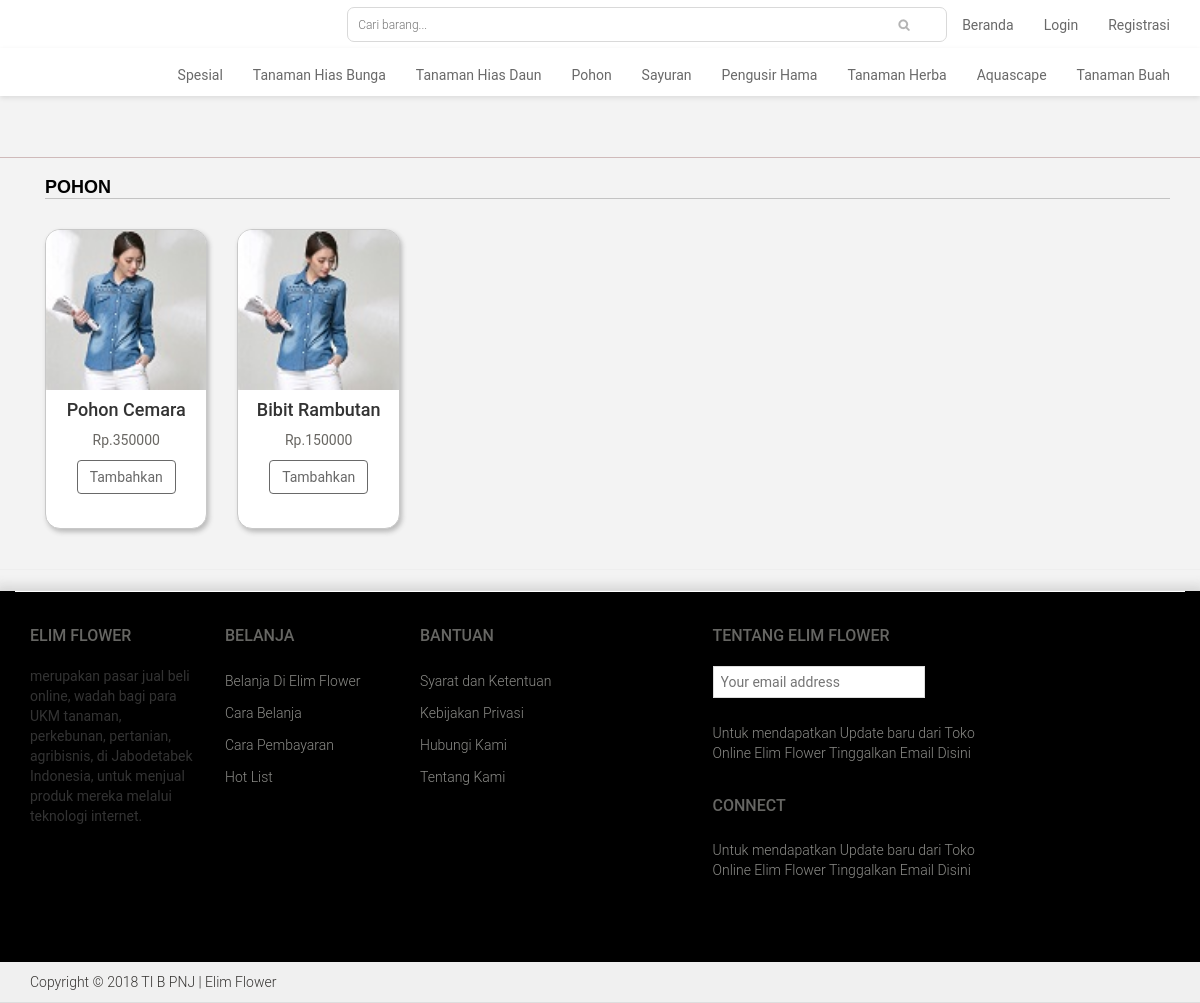
The app's page /pohon.php with its own data.
### tables this page shows
CREATE TABLE `tanaman` (
  `kd_tanaman` varchar(5) NOT NULL,
  `nama_tanaman` varchar(50) NOT NULL,
  `gambar` blob NOT NULL,
  `jenis_tanaman` varchar(50) NOT NULL,
  `stok` int(11) NOT NULL,
  `harga` int(11) NOT NULL
);

### pohon.php (the view)
<?php include'menu_p.php';?>
	<section>
		<div class="container">
			<div class="row">
				<div class="col-sm-9 padding-right">
					<div class="features_items">
						<h2 class="title text-center">Pohon</h2>
									<?php
            include "config.php" ;
         			$qu=mysqli_query($dbconnect,"select gambar,nama_tanaman,harga from tanaman where jenis_tanaman ='Pohon'");
                     while($has=mysqli_fetch_row($qu))
                     {
                        echo "
						<div class='col-sm-4'>
							<div class='product-image-wrapper'>
								<div class='single-products'>
										<div class='productinfo text-center'>
											<img  src='images/$has[0]' />
											<h4>$has[1]</h4>
											<p>Rp.$has[2]</p>
											<a href='aksi_keranjang_belanja.php?act=add&amp;barang_id=$has[2];&amp;ref=transaksi.php' class='btn btn-primary'>Tambahkan</a>
										</div>
								</div>
							</div>
						</div>
						";
						}
                     ?>
					 </div>
	</section>
<?php include'footer.php';?>

### on-user/css/styles.css (style rules this page uses)
a { -webkit-transition: 300ms; -moz-transition: 300ms; -o-transition: 300ms; transition: 300ms; }
h1, h2, h3, h4, h5, h6 { font-family: 'Roboto', sans-serif; }
.left-sidebar h2:after, h2.title:after { content: " "; position: absolute; bottom:8px; left: 0; width: 100%; height: 0; z-index: -2; }
h2.title:before { content: " "; position: absolute; background: #F3F3F3 ; bottom: -6px; width: 220px; height: 30px; z-index: -1; left: 50%; margin-left: -110px; }
.padding-right { padding-right: 0; }
.features_items { overflow:hidden; }
h2.title { color: black ; font-family: Helvetica, sans-serif; font-size: 18px; font-weight: 700; margin: 20px 15px; text-transform: uppercase; margin-bottom: 30px; position: relative; border-bottom: 1px solid #C3C3C3; text-align: left; }
.product-image-wrapper { border:1px solid #C8C8C8; overflow: hidden; margin-bottom:20px; box-shadow: 2px 3px 5px 0px #B9B9B9; background: #fff; border-radius: 15px; height:300px; }
.single-products { position: relative; }
.productinfo p { font-family: 'Roboto', sans-serif; font-size: 14px; font-weight: 400; color: #696763; }
.productinfo img { width: 100%; }
.productinfo { position:relative; }

### records on screen
tanaman: gambar (picture), nama_tanaman "Pohon Cemara", harga "350000"
tanaman: gambar (picture), nama_tanaman "Bibit Rambutan", harga "150000"
